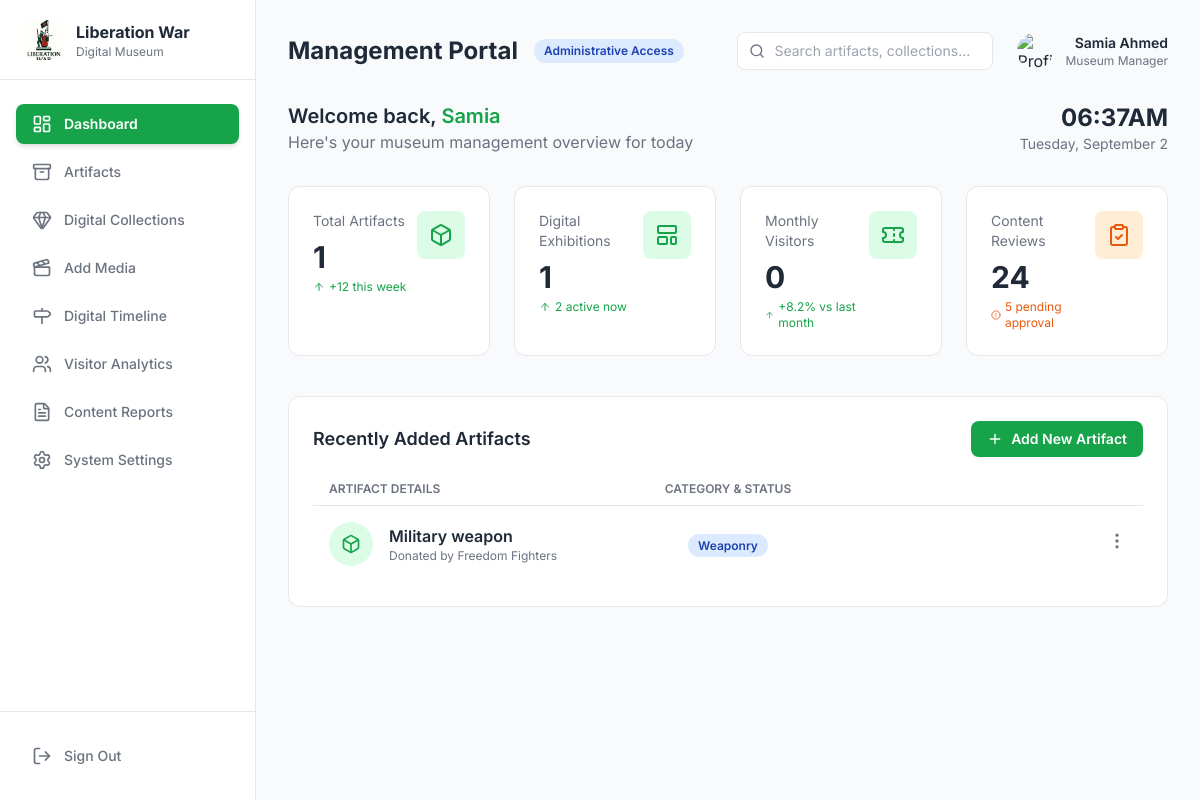
Before: /manager_dashboard.php (signed in) with the older database file.
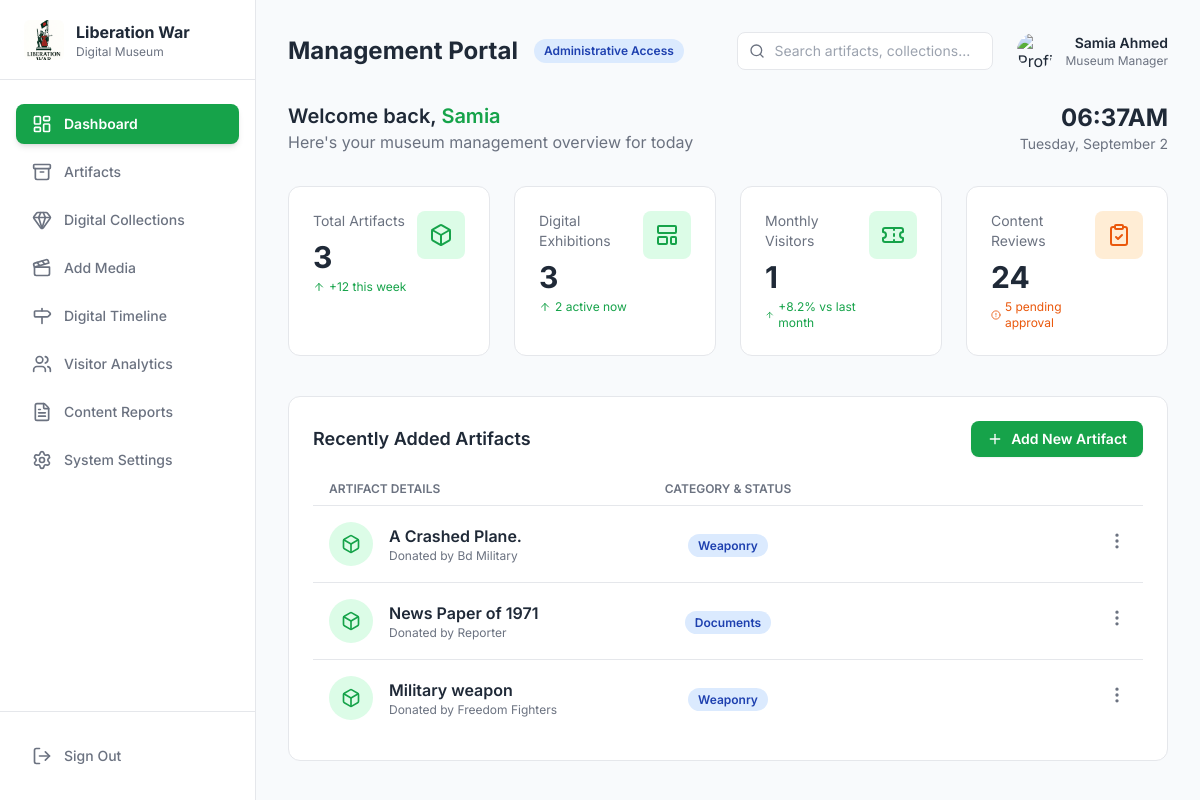
After: the same page with the newer database file.
### tables this page shows
CREATE TABLE `artifacts` (
  `artifact_id` int(11) NOT NULL,
  `collection_number` varchar(50) NOT NULL,
  `accession_number` varchar(50) DEFAULT NULL,
  `title` varchar(255) NOT NULL,
  `object_type` varchar(100) DEFAULT NULL,
  `period` varchar(100) DEFAULT NULL,
  `description` text DEFAULT NULL,
  `significance_comment` text DEFAULT NULL,
  `contributor_name` varchar(255) DEFAULT NULL,
  `collection_date` date DEFAULT NULL,
  `found_place` varchar(255) DEFAULT NULL,
  `measurements` varchar(100) DEFAULT NULL,
  `materials` varchar(255) DEFAULT NULL,
  `gallery_number` varchar(50) DEFAULT NULL,
  `condition` varchar(50) DEFAULT NULL,
  `preservation_notes` text DEFAULT NULL,
  `correction_notes` text DEFAULT NULL,
  `is_featured` tinyint(1) NOT NULL DEFAULT 0,
  `artifact_image_url` varchar(255) DEFAULT NULL,
  `status` enum('On Display','In Storage','Under Restoration','On Loan') NOT NULL DEFAULT 'In Storage',
  `added_by_user_id` int(11) DEFAULT NULL,
  `created_at` timestamp NOT NULL DEFAULT current_timestamp()
);

### manager_dashboard.php (the view, shortened to what the changed rows need)
<?php
$fullName = $_SESSION['full_name'] ?? 'Manager';
$host = "localhost";
$username = "root";
$password = "";
$database = "museum";
$conn = new mysqli($host, $username, $password, $database);
$totalArtifactsResult = $conn->query("SELECT COUNT(artifact_id) as total FROM artifacts");
$totalArtifacts = $totalArtifactsResult->fetch_assoc()['total'] ?? 0;
$featuredArtifactsResult = $conn->query("SELECT COUNT(artifact_id) as total FROM artifacts WHERE is_featured = 1");
$digitalExhibitions = $featuredArtifactsResult->fetch_assoc()['total'] ?? 0;
$monthlyVisitorsResult = $conn->query("SELECT COUNT(user_id) as total FROM users WHERE role = 'visitor' AND MONTH(created_at) = MONTH(CURDATE()) AND YEAR(created_at) = YEAR(CURDATE())");
$monthlyVisitors = $monthlyVisitorsResult->fetch_assoc()['total'] ?? 0;
$recentArtifacts = [];
$recentArtifactsQuery = "SELECT title, contributor_name, object_type FROM artifacts ORDER BY created_at DESC LIMIT 3";
$recentArtifactsResult = $conn->query($recentArtifactsQuery);
if ($recentArtifactsResult && $recentArtifactsResult->num_rows > 0) {
    while ($row = $recentArtifactsResult->fetch_assoc()) {
        $recentArtifacts[] = $row;
    }
}
?>
<!DOCTYPE html>
<html lang="en">
<head>
    <script src="https://cdn.tailwindcss.com"></script>
</head>
<body class="bg-neutral-bg flex min-h-screen text-neutral-text-main">
    <aside class="w-64 bg-neutral-card border-r border-neutral-border flex-col h-screen fixed hidden lg:flex">
        <div class="h-20 flex items-center justify-start px-6 border-b border-neutral-border">
            <div class="flex items-center space-x-3">
                <div class="text-left">
                    <h1 class="text-base font-bold">Liberation War</h1>
                </div>
            </div>
        </div>
    </aside>
    <main class="flex-1 p-8 lg:ml-64">
        <header class="flex items-center justify-between mb-8">
            <div class="flex items-center gap-4">
                <h1 class="text-2xl font-bold text-neutral-text-main">Management Portal</h1>
            </div>
        </header>
        <section class="flex justify-between items-center mb-8">
            <div>
                <h2 class="text-xl font-semibold">Welcome back, <span class="text-brand-green"><?php echo htmlspecialchars(explode(' ', $fullName)[0]); ?></span></h2>
            </div>
        </section>
        <section class="grid grid-cols-1 sm:grid-cols-2 lg:grid-cols-4 gap-6 mb-10">
            <div class="bg-neutral-card p-6 rounded-xl border border-neutral-border flex justify-between items-start">
                <div>
                    <p class="text-sm text-neutral-text-muted">Total Artifacts</p>
                    <p class="text-3xl font-bold mt-2"><?php echo number_format($totalArtifacts); ?></p>
                    <p class="text-xs text-brand-green flex items-center gap-1 mt-1"><i data-lucide="arrow-up" class="w-3 h-3"></i> +12 this week</p>
                </div>
            </div>
            <div class="bg-neutral-card p-6 rounded-xl border border-neutral-border flex justify-between items-start">
                <div>
                    <p class="text-sm text-neutral-text-muted">Digital Exhibitions</p>
                    <p class="text-3xl font-bold mt-2"><?php echo number_format($digitalExhibitions); ?></p>
                    <p class="text-xs text-brand-green flex items-center gap-1 mt-1"><i data-lucide="arrow-up" class="w-3 h-3"></i> 2 active now</p>
                </div>
            </div>
            <div class="bg-neutral-card p-6 rounded-xl border border-neutral-border flex justify-between items-start">
                <div>
                    <p class="text-sm text-neutral-text-muted">Monthly Visitors</p>
                    <p class="text-3xl font-bold mt-2"><?php echo number_format($monthlyVisitors); ?></p>
                    <p class="text-xs text-brand-green flex items-center gap-1 mt-1"><i data-lucide="arrow-up" class="w-3 h-3"></i> +8.2% vs last month</p>
                </div>
            </div>
        </section>
        <section class="bg-neutral-card p-6 rounded-xl border border-neutral-border">
            <div class="divide-y divide-neutral-border">
                <?php if (!empty($recentArtifacts)): ?>
                    <?php foreach ($recentArtifacts as $artifact): ?>
                        <div class="grid grid-cols-3 gap-4 items-center p-4 hover:bg-gray-50">
                            <div class="flex items-center gap-4">
                                <div class="bg-brand-light p-3 rounded-full"><i data-lucide="box" class="text-brand-green w-5 h-5"></i></div>
                                <div>
                                    <p class="font-semibold"><?php echo htmlspecialchars($artifact['title']); ?></p>
                                    <p class="text-xs text-neutral-text-muted">Donated by <?php echo htmlspecialchars($artifact['contributor_name'] ?? 'N/A'); ?></p>
                                </div>
                            </div>
                            <div class="text-center">
                                <span class="bg-blue-100 text-blue-800 text-xs font-semibold px-2.5 py-1 rounded-full"><?php echo htmlspecialchars($artifact['object_type']); ?></span>
                            </div>
                            <div class="text-right">
                                <button class="text-neutral-text-muted hover:text-neutral-text-main"><i data-lucide="more-vertical" class="w-5 h-5"></i></button>
                            </div>
                        </div>
                    <?php endforeach; ?>
                <?php else: ?>
                    <p class="text-center text-neutral-text-muted py-8">No recently added artifacts.</p>
                <?php endif; ?>
            </div>
        </section>
    </main>
</body>
</html>

Changed rows visible on the page:
added artifacts: title "A Crashed Plane.", contributor_name "Bd Military", object_type "Weaponry"
added artifacts: title "News Paper of 1971", contributor_name "Reporter", object_type "Documents"
Other visible differences:
$totalArtifacts: "1" → "3"
$digitalExhibitions: "1" → "3"
$monthlyVisitors: "0" → "1"
